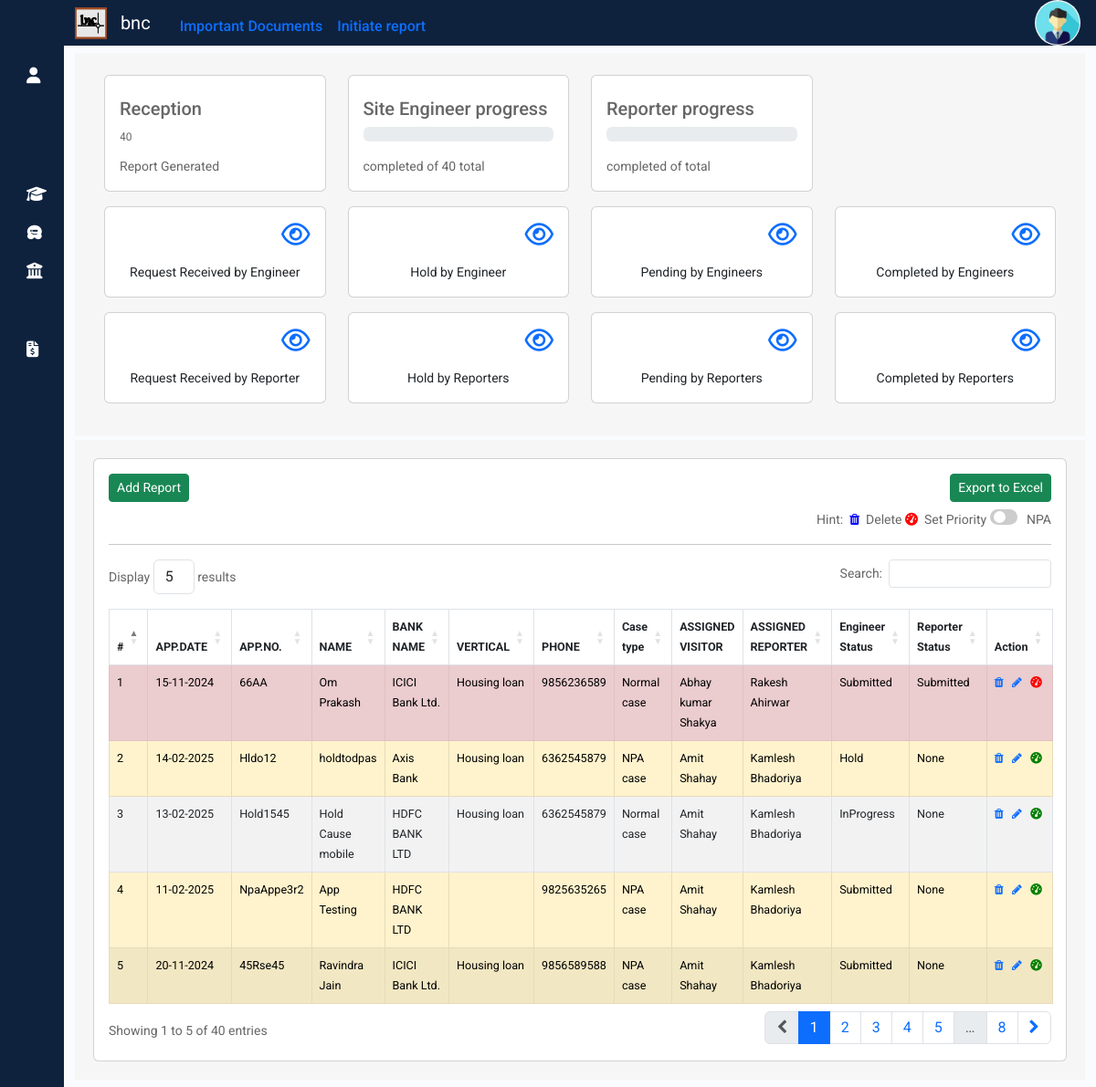
The app's page /reception/receptionhome/ (signed in), older data.
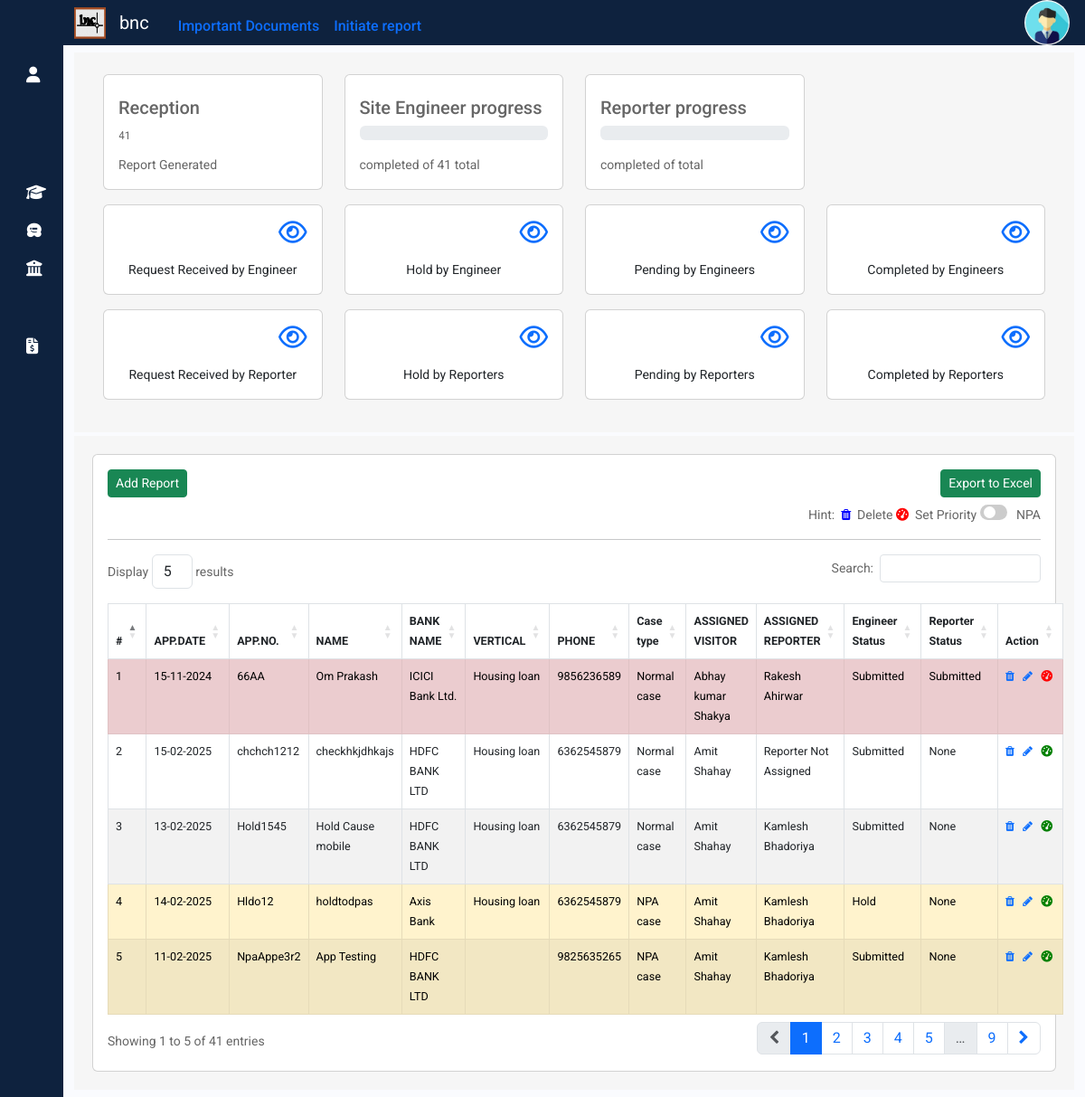
The same page, newer data.
### reception/models.py (models this page shows, shortened)
class ReceptionReport(models.Model):
    applicationdate = models.DateTimeField(null=True)
    applicationnumber = models.CharField(max_length=20,null=True)
    name = models.CharField(max_length=30,null=True)
    bankname = models.CharField(max_length=50,null=True)
    bankid = models.IntegerField(null=True)
    bankvertical = models.CharField(max_length=50,null=True)
    add1 = models.CharField(max_length=100, null=True, default="Gwalior")
    add2 = models.CharField(max_length=100, null=True)
    city = models.CharField(max_length=30, null=True)
    region = models.CharField(max_length=30,null=True)
    zip = models.CharField(max_length=6,null=True)
    country = models.CharField(max_length=20,null=True)
    phonenumber = models.CharField(max_length=10,null=True)
    visitingperson = models.IntegerField(null=True)
    reportperson = models.IntegerField(null=True)
    visitingpersonname = models.CharField(max_length=50,null=True)
    reportpersonname = models.CharField(max_length=50,null=True)
    engineer = models.CharField(max_length=10, null=True)
    reporter = models.CharField(max_length=10, null=True)
    priority = models.BooleanField(default=False)
    npa = models.BooleanField(default=False)
    partcase = models.BooleanField(default=False)
    engineerholdcause = models.TextField(blank=True, null=True)
    reporterholdcause = models.TextField(null=True, blank=True)
    engid=models.IntegerField(null=True, blank=True)
    repid=models.IntegerField(null=True, blank=True)
    archieved = models.BooleanField(default=False)
    datecreated = models.DateTimeField(auto_now_add=True)
    updated_at = models.DateTimeField(auto_now=True)

### reception/views.py (the view)
# urls.py: path('receptionhome/',views.receptionhome,name='receptionhome'),
@login_required(login_url='login')
def receptionhome(request):
    allreports = ReceptionReport.objects.all()
    banks= Banks.objects.all().values('id','name','branch','city')
    context = {
        'api_base_url': settings.API_BASE_URL,
    }
    recpreport=ReceptionReport.objects.all().order_by('-priority','-updated_at')
    totrep=ReceptionReport.objects.all().count()
    user_details = UserDetails.objects.filter(user_email=request.user.email).first()
    if not user_details:
        return HttpResponse('User data does not exist')
    if user_details.role == 'Admin' or user_details.role == 'Reception':
        impdocs= Impdoc.objects.all()
        return render(request,"reception/receptionhome.html",{'recpreports':recpreport,'totrep':totrep,'context':context,'allreports':allreports,'impdocs':impdocs,'banks':banks})
    elif user_details.role == 'Engineer':
        return redirect('/engineer/engineerhome/')
    elif user_details.role == 'Reporter':
        return redirect('/reporter/reporterhome/')

### templates/reception/receptionhome.html (shortened to what the changed rows need)
{% extends "sidebar.html" %}
{% load static %}
{% block content %}
<div class="container-fluid my-2" >
  <div class="container my-1" style="display: block; background: #f6f6f6; padding: 20px 20px 20px;">
  <div class="container my-1">
    <div class="row my-1">
         <div class="col-md-3">
          <div class="card p-3 mb-2 " >
              <div class="mt-2">
                  <div class="mt-2">
                      <div class="progress" style="background-color: white;">
                        <span class="text-center" id="totrecrep" class="circle">{{totrep}}</span>
                      </div>
                  </div>
              </div>
          </div>
      </div>
          <div class="col-md-3">
            <div class="card p-3 mb-2 ">
                <div class="mt-2">
                    <div class="mt-2">
                        <div class="mt-3">  <span class="text2">completed of {{totrep}} total</span>
                        </div>
                    </div>
                </div>
            </div>
        </div>
  </div>
  </div>
  </div>
  <div class="container" style="display:block; background-color:#f6f6f6; padding:20px 20px 20px;">
    <div class="row">
      <div class="col-md-12">
        <div class="card">
          <div class="card-body">
            <a class="btn btn-success btn-sm float-end" href="/api/receptiongenreportexport">Export to Excel</a>
            <a class="btn btn-success btn-sm" href="/reception/reception">Add Report</a>
            <div class="d-flex justify-content-end my-2">
              Hint: &nbsp;
              <i class="fa fa-trash" aria-hidden="true" style="align-self: center;color: blue;"></i>&nbsp;&nbsp;Delete&nbsp;
              <i class="fa-solid fa-gauge-high"style="align-self: center; color:red" ></i> &nbsp;&nbsp;Set Priority&nbsp;
              <label class="switch">
                <span class="slider round"></span>  </label>  &nbsp;&nbsp; NPA
              </div>
            <hr>
            <table id="receptiontable" class="table table-hover table-striped table-bordered" style="font-size: 90%;">
              <thead>
                <tr>
                  <th scope="col">#</th>
                  <th scope="col">APP.DATE</th>
                  <th scope="col">APP.NO.</th>
                  <th scope="col">NAME</th>
                  <th scope="col">BANK NAME</th>
                  <th scope="col">VERTICAL</th>
                  <th scope="col">PHONE</th>
                  <th scope="col">Case type</th>
                  <th scope="col">ASSIGNED VISITOR</th>
                  <th scope="col">ASSIGNED REPORTER</th>
                  <th scope="col">Engineer Status</th>
                  <th scope="col">Reporter Status</th>
                  <th scope="col">Action <br>
                   </th>
                </tr>
              </thead>
              <tbody>
                {% for recrep in recpreports %}
                  <tr id="row-{{recrep.id}}" {% if recrep.priority%}  class="table-danger"{% elif recrep.npa%} class="table-warning" {% elif recrep.partcase%} class="table-success" {%else%} class=""{% endif %}>
                  <td scope="row">{{forloop.counter}}</td>
                  <td >{{recrep.applicationdate|date:"d-m-Y"}}</td>
                  <td >{{recrep.applicationnumber}}</td>
                  <td >{{recrep.name}}</td>
                  <td >{{recrep.bankname}}</td>
                  <td >{{recrep.bankvertical}}</td>
                  <td >{{recrep.phonenumber}}</td>
                  {% if recrep.npa %}
                  <td >NPA case</td>
                  {% elif recrep.partcase %}
                  <td >Part case</td>
                  {% else %}
                  <td>Normal case</td>
                  {% endif %}
                  <td >{{recrep.visitingpersonname}}</td>
                  <td >{{recrep.reportpersonname}}</td>
                  <td >{{recrep.engineer}}</td>
                  <td >{{recrep.reporter}}</td>
                  <td><a class="recdelete" data-url="{% url 'deletereceptionreport' recrep.id %}" href="/reception/deletereceptionreport/{{recrep.id}}" title="Delete">
                    <i class="fa fa-trash" aria-hidden="true"></i></a>&nbsp;&nbsp;
                    <a href="/reception/updatereceptionreport/{{recrep.id}}" class="recedit" title="Edit" id="recedit" >
                      <i class="fa fa-pencil" aria-hidden="true"></i></a>&nbsp;&nbsp;
                    <a class="priorit" data-url="{% url 'recepreportpriority' recrep.id %}" href="#"  {% if recrep.priority%}  style="color: red;" {%else%} style="color: green;"{% endif %} title="Set High Priority">
                      <i class="fa-solid fa-gauge-high" ></i></a>
                  </td>
                  </tr>
                {% endfor %}
              </tbody>
            </table>
          </div>
        </div>
      </div>
    </div>
  </div>
</div>
{% endblock %}

Row changes from the older to the newer data that the page shows:
no longer on this page (row unchanged): ReceptionReport: applicationdate "20-11-2024", applicationnumber "45Rse45", name "Ravindra Jain", bankname "ICICI Bank Ltd.", bankvertical "Housing loan", phonenumber "9856589588", npa "NPA case", visitingpersonname "Amit Shahay", reportpersonname "Kamlesh Bhadoriya", engineer "Submitted", reporter "None"
added ReceptionReport: applicationdate "15-02-2025", applicationnumber "chchch1212", name "checkhkjdhkajs", bankname "HDFC BANK LTD", bankvertical "Housing loan", phonenumber "6362545879", npa "Normal case", visitingpersonname "Amit Shahay", reportpersonname "Reporter Not Assigned", engineer "Submitted", reporter "None"
changed ReceptionReport "Hold1545": engineer "InProgress" → "Submitted"; moves up the list
Text that changed along with them:
{{ totrep }}: "40" → "41"
text written by a page script: "Display results Search: Showing 1 to 5 of 40 entries 1 2 3 4 5 … 8" → "Display results Search: Showing 1 to 5 of 41 entries 1 2 3 4 5 … 9"
